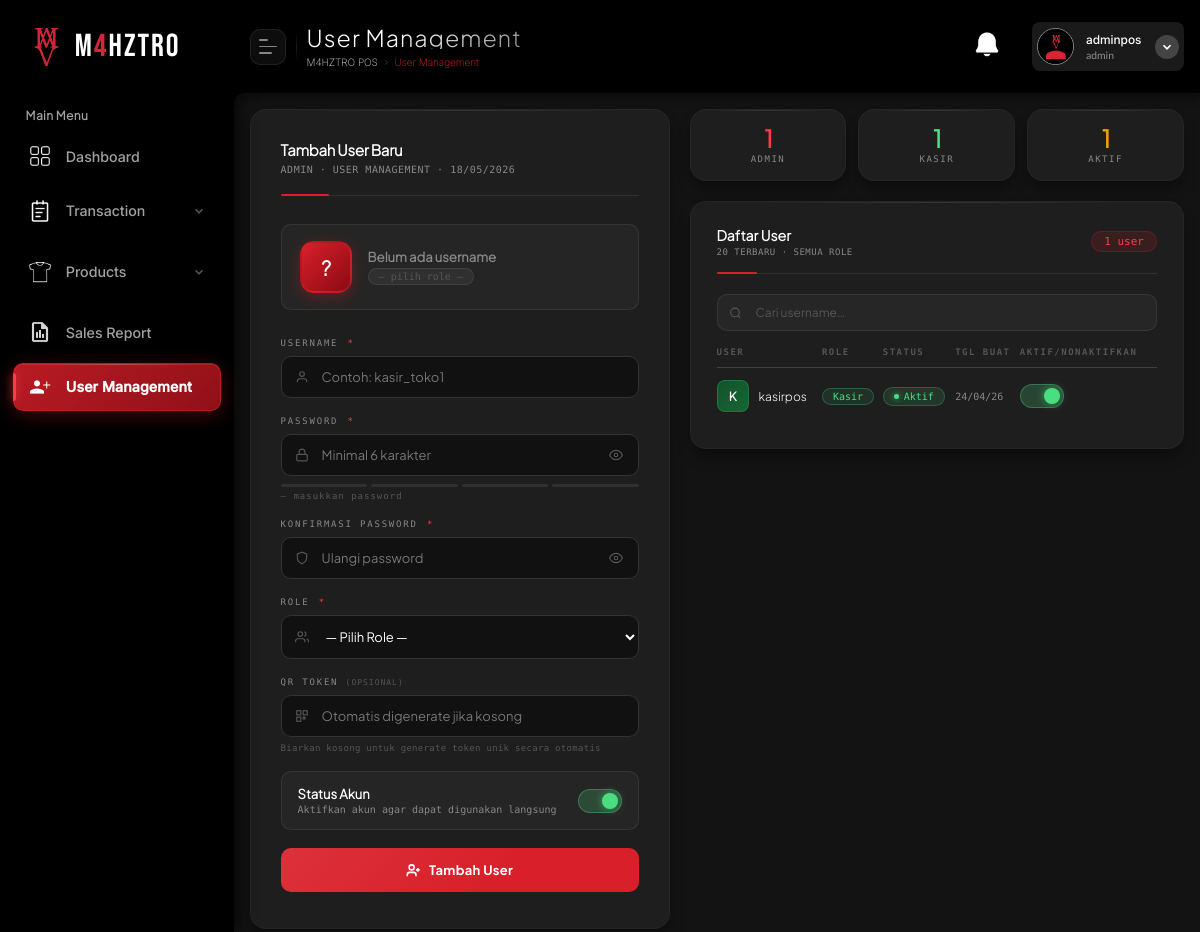
/Penjualan/index.php?page=user-management (signed in), run on the app's committed database.
### tables this page shows
CREATE TABLE `users` (
  `id` int(11) NOT NULL,
  `username` varchar(50) DEFAULT NULL,
  `password` varchar(255) DEFAULT NULL,
  `role` enum('admin','kasir','owner') DEFAULT NULL,
  `qr_token` varchar(255) DEFAULT NULL,
  `is_active` tinyint(1) DEFAULT 1,
  `created_at` timestamp NOT NULL DEFAULT current_timestamp()
);

### Penjualan/pages/user-management.php (the view, shortened to what this page needs)
<?php
require_once 'config/database.php';
$errors  = [];
$old     = [];
$cek_id      = $_SESSION['id'] ?? null;
$total_adminNew = $conn->query("SELECT COUNT(*) AS count FROM users WHERE role = 'admin'")->fetch_assoc()['count'];
$userList = [];
$res = $conn->query("SELECT id, username, role, is_active, created_at FROM users WHERE id != '$cek_id' AND role != 'owner' ORDER BY created_at  DESC LIMIT 20");
if ($res) $userList = $res->fetch_all(MYSQLI_ASSOC);
?>
<link rel="stylesheet" href="asset/css/user_management.css?v=<?= time(); ?>">
</head>
<div class="page">
  <div class="card form-card fade-in d2">
    <div class="form-card-header">
      <h2 style="color:#fff">Tambah User Baru</h2>
      <p>ADMIN · USER MANAGEMENT · <?= date('d/m/Y') ?></p>
    </div>
    <div class="avatar-preview" id="avatarPreview">
      <div class="avatar-circle" id="avatarCircle">?</div>
      <div class="avatar-info">
        <p id="previewName" style="color:var(--muted2)">Belum ada username</p>
        <p><span class="role-badge empty" id="previewRole">— pilih role —</span></p>
      </div>
    </div>
    <form method="POST" novalidate id="userForm">
      <div class="form-group">
        <label>Username <span class="req">*</span></label>
        <div class="input-wrap">
          <span class="icon">
          </span>
          <input type="text" name="username" id="username"
            placeholder="Contoh: kasir_toko1"
            value="<?= htmlspecialchars($old['username'] ?? '') ?>"
            class="<?= isset($errors['username']) ? 'is-error' : '' ?>"
            autocomplete="off">
        </div>
      </div>
      <div class="form-group">
        <label>Password <span class="req">*</span></label>
        <div class="input-wrap">
          <span class="icon">
          </span>
          <input type="password" name="password" id="password"
            placeholder="Minimal 6 karakter"
            class="<?= isset($errors['password']) ? 'is-error' : '' ?>">
          <button type="button" class="pw-toggle" onclick="togglePw('password','eyeA')">
            <svg id="eyeA" width="14" height="14" viewBox="0 0 24 24" fill="none" stroke="currentColor" stroke-width="2">
              <path d="M1 12s4-8 11-8 11 8 11 8-4 8-11 8-11-8-11-8z" />
              <circle cx="12" cy="12" r="3" />
            </svg>
          </button>
        </div>
        <div class="pw-strength">
          <div class="pw-bars">
            <div class="pw-bar" id="bar1"></div>
            <div class="pw-bar" id="bar2"></div>
            <div class="pw-bar" id="bar3"></div>
            <div class="pw-bar" id="bar4"></div>
          </div>
          <div class="pw-label" id="pwLabel">— masukkan password</div>
        </div>
      </div>
      <div class="form-group">
        <label>Konfirmasi Password <span class="req">*</span></label>
        <div class="input-wrap">
          <span class="icon">
          </span>
          <input type="password" name="confirm" id="confirm"
            placeholder="Ulangi password"
            class="<?= isset($errors['confirm']) ? 'is-error' : '' ?>">
          <button type="button" class="pw-toggle" onclick="togglePw('confirm','eyeB')">
            <svg id="eyeB" width="14" height="14" viewBox="0 0 24 24" fill="none" stroke="currentColor" stroke-width="2">
              <path d="M1 12s4-8 11-8 11 8 11 8-4 8-11 8-11-8-11-8z" />
              <circle cx="12" cy="12" r="3" />
            </svg>
          </button>
        </div>
      </div>
      <div class="form-group">
        <label>Role <span class="req">*</span></label>
        <div class="input-wrap">
          <span class="icon">
          </span>
          <select name="role" id="role"
            class="<?= isset($errors['role']) ? 'is-error' : '' ?>">
            <option value="" disabled <?= empty($old['role']) ? 'selected' : '' ?>>— Pilih Role —</option>
          </select>
        </div>
      </div>
      <div class="form-group">
        <label>QR Token <span style="color:var(--muted);font-size:8px;letter-spacing:1px">(opsional)</span></label>
        <div class="input-wrap">
          <span class="icon">
          </span>
          <input type="text" name="qr_token" id="qr_token"
            placeholder="Otomatis digenerate jika kosong"
            value="<?= htmlspecialchars($old['qr_token'] ?? '') ?>"
            autocomplete="off">
        </div>
        <div class="qr-hint">Biarkan kosong untuk generate token unik secara otomatis</div>
      </div>
      <label class="toggle-row" for="is_active">
        <div class="toggle-row-info">
          <p style="color: white;">Status Akun</p>
          <p>Aktifkan akun agar dapat digunakan langsung</p>
        </div>
        <div class="toggle-switch">
          <span class="toggle-slider"></span>
        </div>
      </label>
      <button type="submit" class="btn-submit">
        <svg width="15" height="15" viewBox="0 0 24 24" fill="none" stroke="currentColor" stroke-width="2.5">
          <path d="M16 21v-2a4 4 0 0 0-4-4H6a4 4 0 0 0-4 4v2" />
          <circle cx="9" cy="7" r="4" />
          <line x1="19" y1="8" x2="19" y2="14" />
          <line x1="22" y1="11" x2="16" y2="11" />
        </svg>
        Tambah User
      </button>
    </form>
  </div>
  <div class="right-col">
    <?php
    $totalUsers  = count($userList);
    $totalKasir  = count(array_filter($userList, fn($u) => $u['role'] === 'kasir'));
    $totalActive = count(array_filter($userList, fn($u) => $u['is_active'] == 1));
    ?>
    <div class="mini-stats fade-in d3">
      <div class="card mini-card red">
        <div class="num"><?= $total_adminNew ?></div>
        <div class="lbl">Admin</div>
      </div>
      <div class="card mini-card green">
        <div class="num"><?= $totalKasir ?></div>
        <div class="lbl">Kasir</div>
      </div>
      <div class="card mini-card amber">
        <div class="num"><?= $totalActive ?></div>
        <div class="lbl">Aktif</div>
      </div>
    </div>
    <div class="card list-card fade-in d4">
      <div class="list-header">
        <div>
          <h2 style="color:white">Daftar User</h2>
          <p>20 TERBARU · SEMUA ROLE</p>
        </div>
        <span class="count-chip"><?= $totalUsers ?> user</span>
      </div>
      <div class="search-wrap">
        <span class="icon">
          <svg width="13" height="13" viewBox="0 0 24 24" fill="none" stroke="currentColor" stroke-width="2">
            <circle cx="11" cy="11" r="8" />
            <line x1="21" y1="21" x2="16.65" y2="16.65" />
          </svg>
        </span>
        <input type="text" id="searchInput" placeholder="Cari username…" oninput="filterUsers()">
      </div>
      <?php if (empty($userList)): ?>
        <div class="empty-state">
          <svg width="36" height="36" viewBox="0 0 24 24" fill="none" stroke="currentColor" stroke-width="1.5">
            <path d="M20 21v-2a4 4 0 0 0-4-4H8a4 4 0 0 0-4 4v2" />
            <circle cx="12" cy="7" r="4" />
          </svg><br>
          Belum ada user terdaftar
        </div>
      <?php else: ?>
        <table class="user-table" id="userTable">
          <thead>
            <tr>
              <th>User</th>
              <th>Role</th>
              <th>Status</th>
              <th>Tgl Buat</th>
              <th>Aktif/Nonaktifkan</th>
            </tr>
          </thead>
          <tbody id="userTbody">
            <?php foreach ($userList as $u): ?>
              <tr class="user-row" data-name="<?= strtolower($u['username']) ?>">
                <td>
                  <div class="user-name-cell">
                    <div class="user-avatar-sm <?= $u['role'] === 'kasir' ? 'kasir' : '' ?>">
                      <?= strtoupper(substr($u['username'], 0, 1)) ?>
                    </div>
                    <?= htmlspecialchars($u['username']) ?>
                  </div>
                </td>
                <td>
                  <span class="role-badge <?= $u['role'] ?>">
                    <?= ucfirst($u['role']) ?>
                  </span>
                </td>
                <td>
                  <span class="status-pill <?= $u['is_active'] ? 'active' : 'inactive' ?>">
                    <span class="status-dot"></span>
                    <?= $u['is_active'] ? 'Aktif' : 'Nonaktif' ?>
                  </span>
                </td>
                <td style="font-family:var(--mono);font-size:10px">
                  <?= date('d/m/y', strtotime($u['created_at'])) ?>
                </td>
                <td>
                  <form method="POST" action="index.php?page=user-management&action=toggle" class="toggle-form">
                    <label class="row-toggle" title="<?= $u['is_active'] ? 'Nonaktifkan' : 'Aktifkan' ?> akun">
                      <div class="toggle-switch">
                        <span class="toggle-slider"></span>
                      </div>
                    </label>
                  </form>
                </td>
              <?php endforeach; ?>
          </tbody>
        </table>
      <?php endif; ?>
    </div>
  </div>
</div>

### Penjualan/layout/header.php (shortened to what this page needs)
<?php
require_once 'config/database.php';
    $username = $conn->query("SELECT username FROM users WHERE id = " . $_SESSION['id'])->fetch_assoc()['username'];
    $role = $conn->query("SELECT role FROM users WHERE id = " . $_SESSION['id'])->fetch_assoc()['role'];
    $current_page = isset($_GET['page']) ? $_GET['page'] : 'dashboard';
    $display_title = ucwords(str_replace('-', ' ', $current_page));
    $header_class = ($current_page === 'dashboard' || $current_page === 'owner-dashboard') ? '' : 'header-compact';
?>
<header class="header <?= $header_class; ?>">
   <div class="header-left">
  <button class="sidebar-toggle" id="toggleSidebar">
    <span></span>
    <span></span>
    <span></span>
  </button>
  <div class="title-group">
    <h1 class="page-name"><?= isset($title) ? $title : $display_title; ?></h1>
    <?php if ($current_page === 'dashboard' || $current_page === 'owner-dashboard'): ?>
      <p class="page-sub" id="current-date">Memuat tanggal...</p>
    <?php else: ?>
      <p class="page-sub">
        <span>M4HZTRO POS</span>
        <svg width="9" height="9" viewBox="0 0 24 24" fill="none" stroke="currentColor" stroke-width="2.5"><polyline points="9 18 15 12 9 6"/></svg>
        <span class="page-sub-active"><?= isset($title) ? $title : $display_title; ?></span>
      </p>
    <?php endif; ?>
  </div>
</div>
    <div class="header-right">
        <button class="notif-btn">
            <img src="asset/img/ntf2.png" alt="">
        </button>
        <div class="profile-container">
            <div class="user-info-card">
                <img src="asset/img/PP7.png" alt="Avatar" class="avatar">
                <div class="user-text">
                    <span class="user-name"><?= $username ?></span>
                    <span class="user-role"><?= $role ?></span>
                </div>
                <div class="dropdown-icon">
                    <svg width="14" height="14" viewBox="0 0 24 24" fill="none" stroke="currentColor" stroke-width="3">
                        <polyline points="6 9 12 15 18 9"></polyline>
                    </svg>
                </div>
            </div>
        </div>
    </div>
</header>

### Penjualan/asset/css/style.css (style rules this page uses)
:root { --bg-sidebar: #000; --text-primary: #ffffff; --text-secondary: #a1a1a1; --accent-red: #d72437; --hover-bg: rgba(255, 255, 255, 0.05); --sidebar-width: 260px; --bg-black: #000000; --text-white: #ffffff; --text-gray: #a1a1a1; --accent-blue: #007bff; --sidebar-width: 260px; --sidebar-collapsed-width: 80px; }
* { box-sizing: border-box; margin: 0; padding: 0; scroll-behavior: smooth; }
* { scrollbar-width: thin; scrollbar-color: #444343e8 transparent; }
.header { display: flex; align-items: center; justify-content: space-between; color: var(--text-white); padding: 0.1rem 1rem; height: 78px; background-color: var(--bg-sidebar); box-shadow: 1px 5px 9px 0px rgba(0, 0, 0, 0.4); -webkit-box-shadow: 1px 5px 9px 0px rgba(0, 0, 0, 0.4); -moz-box-shadow: 1px 5px 9px 0px rgba(0, 0, 0, 0.4); z-index: 999; }
.header-left { display: flex; align-items: center; gap: 14px; }
.sidebar-toggle { display: flex; flex-direction: column; justify-content: center; gap: 5px; width: 36px; height: 36px; background: rgba(255, 255, 255, 0.05); border: 1px solid rgba(255, 255, 255, 0.08); border-radius: 10px; padding: 9px 8px; cursor: pointer; flex-shrink: 0; transition: background 0.2s, border-color 0.2s; }
.sidebar-toggle span { display: block; height: 1.5px; background: rgba(255, 255, 255, 0.5); border-radius: 2px; transition: width 0.3s ease, background 0.2s; }
.sidebar-toggle span:nth-child(1) { width: 55%; }
.sidebar-toggle span:nth-child(2) { width: 100%; }
.sidebar-toggle span:nth-child(3) { width: 75%; }
.title-group { display: flex; flex-direction: column; gap: 2px; }
.page-name { font-family: "Plus Jakarta Sans", sans-serif; font-size: 17px; font-weight: 800; letter-spacing: -0.5px; line-height: 1; background: linear-gradient( 135deg, #ffffff 40%, rgba(255, 255, 255, 0.55) 100% ); -webkit-background-clip: text; -webkit-text-fill-color: transparent; background-clip: text; margin: 0; }
.page-sub { display: flex; align-items: center; gap: 4px; font-family: "DM Mono", monospace; font-size: 10px; color: rgba(255, 255, 255, 0.28); letter-spacing: 0.3px; line-height: 1; margin: 0; }
.page-sub svg { opacity: 0.35; flex-shrink: 0; }
.page-sub-active { color: rgba(217, 32, 42, 0.75); }
.title-group h1 { font-size: 1.7rem; font-weight: 500; letter-spacing: 1px; font-family: "Jakarta", sans-serif; }
.title-group p { font-size: 0.77rem; color: var(--text-gray); margin-top: 0.4rem; font-weight: 700; font-family: "Inter-thin", sans-serif; }
.header-right { display: flex; align-items: center; gap: 25px; }
.notif-btn { background: none; border: none; color: var(--text-white); cursor: pointer; position: relative; padding: 5px; }
.notif-btn img { width: 2rem; }
.avatar { width: 2.59rem; height: 2.59rem; border-radius: 50%; object-fit: cover; border: 1.5px solid #8a8686; }
.user-text { display: flex; flex-direction: column; margin-left: 0.1rem; margin-right: 0.24rem; }
.user-name { font-size: 0.8rem; font-weight: 500; margin-bottom: 0.1rem; font-family: "Inter", sans-serif; color: var(--text-white); }
.user-role { font-size: 0.7rem; color: #928e8e; font-family: "Lato", sans-serif; }
.dropdown-icon { background-color: #444; color: white; width: 24px; height: 24px; border-radius: 50%; display: flex; align-items: center; justify-content: center; }
.profile-container { position: relative; }
.user-info-card { cursor: pointer; display: flex; align-items: center; gap: 10px; padding: 0.31rem 0.64rem; border-radius: 8px; transition: all 0.3s ease; background: #1a1a1a; }
.header.header-compact { height: 10vh; transition: all 0.3s ease; }
.header-compact .header-left { gap: 10px; }
.header-compact h1 { font-size: 1.45rem; }
.header-compact .page-sub { font-size: 0.61rem; }
.header-compact .avatar { width: 2.35rem; height: 2.35rem; }
.header-compact .user-name { font-size: 0.75rem; }
.header-compact .user-role { font-size: 0.65rem; }
.header-compact .user-info-card { padding: 0.35rem 0.3rem; }
.header-compact .notif-btn img { width: 1.88rem; }

### Penjualan/index.php (style rules this page uses)
body { margin: 0; display: flex; height: 100vh; overflow: hidden; background-color: #000000; }

### data on the page
users: username "adminpos", role "admin"
users: role "1", is_active "1", username "K", username "kasirpos", role "Kasir", shows "Aktif", created_at "24/04/26"

### other printed values
$display_title "User Management"
$total_adminNew "1"
$totalUsers "1"
